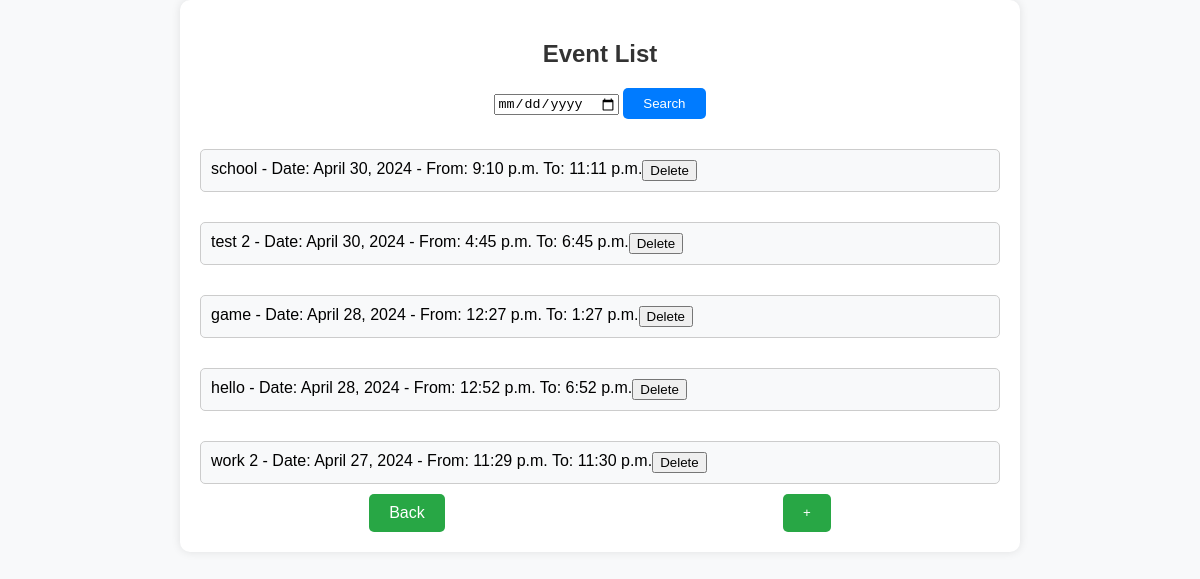
Before: /calendar/ (signed in) with the older database file.
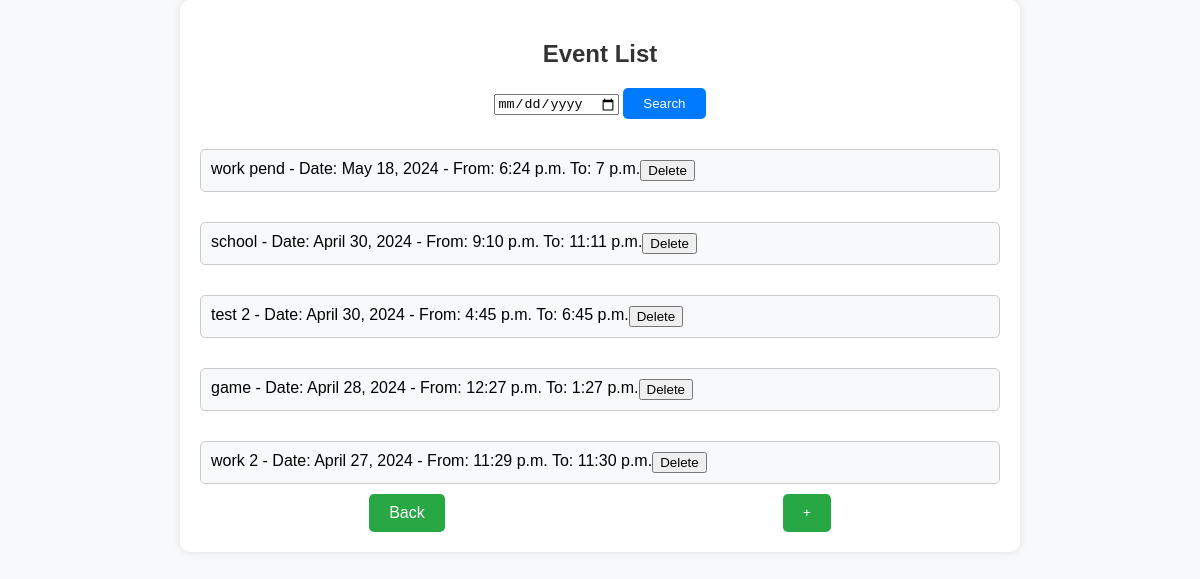
After: the same page with the newer database file.
### ashaease/models.py (models this page shows, shortened)
class Event(models.Model):
    user = models.ForeignKey(User, on_delete=models.CASCADE, related_name="events")
    title = models.CharField(max_length=100)
    event_date = models.DateField()
    start_time = models.TimeField()
    end_time = models.TimeField()

### ashaease/views.py (the view)
# urls.py: path('calendar/', views.calendar, name="calendar"),
@login_required
def calendar(request):
    if request.method == 'POST':
        form = EventForm(request.POST)
        if form.is_valid():
            event = form.save(commit=False)
            event.user = request.user
            event.save()
            return redirect('calendar')
    else:
        form = EventForm()
    events = Event.objects.filter(user=request.user,).order_by('-event_date')
    return render(request, 'calendar.html', {'form': form, 'events': events})

### ashaease/forms.py
class EventForm(forms.ModelForm):
    class Meta:
        model = Event
        fields = ['title', 'event_date', 'start_time', 'end_time']
        widgets = {
            'event_date': forms.DateInput(attrs={'type': 'date'}),
            'start_time': forms.TimeInput(attrs={'type': 'time'}),
            'end_time': forms.TimeInput(attrs={'type': 'time'}),
        }

### ashaease/templates/calendar.html (shortened to what this page needs)
<!DOCTYPE html>
<html lang="en">
<head>
</head>
<body>
<div class="container">
  <h2>Event List</h2>
  <div class="search-container">
    <input type="date" id="event-search-date">
    <button id="search-btn" onclick="searchEvents()">Search</button>
  </div>
  <div id="events-container" class="event-list">
    {% for event in events %}
    <div class="event-list " id="event-list" style="display: flex ;padding: 10px; border: 1px solid #ccc; border-radius: 5px; margin-bottom: 10px; background-color: #f8f9fa;">
      {{ event.title }} - Date: {{ event.event_date }} - From: {{ event.start_time }} To: {{ event.end_time }}
      <form method="post" action="{% url 'delete_event' %}">
        <button type="submit">Delete</button>
      </form>
    </div>
    {% endfor %}
  </div>
  <div style="display: flex; justify-content: space-around;">
    <a class="add-event-btn" style="text-decoration: none;" href="/home">Back</a>
    <button class="add-event-btn" id="add-event-btn-1">+</button>
  </div>
</div>
</body>
</html>

Changed rows visible on the page:
removed Event: title "hello", event_date "April 28, 2024", start_time "12:52 p.m.", end_time "6:52 p.m."
added Event: title "work pend", event_date "May 18, 2024", start_time "6:24 p.m.", end_time "7 p.m."
